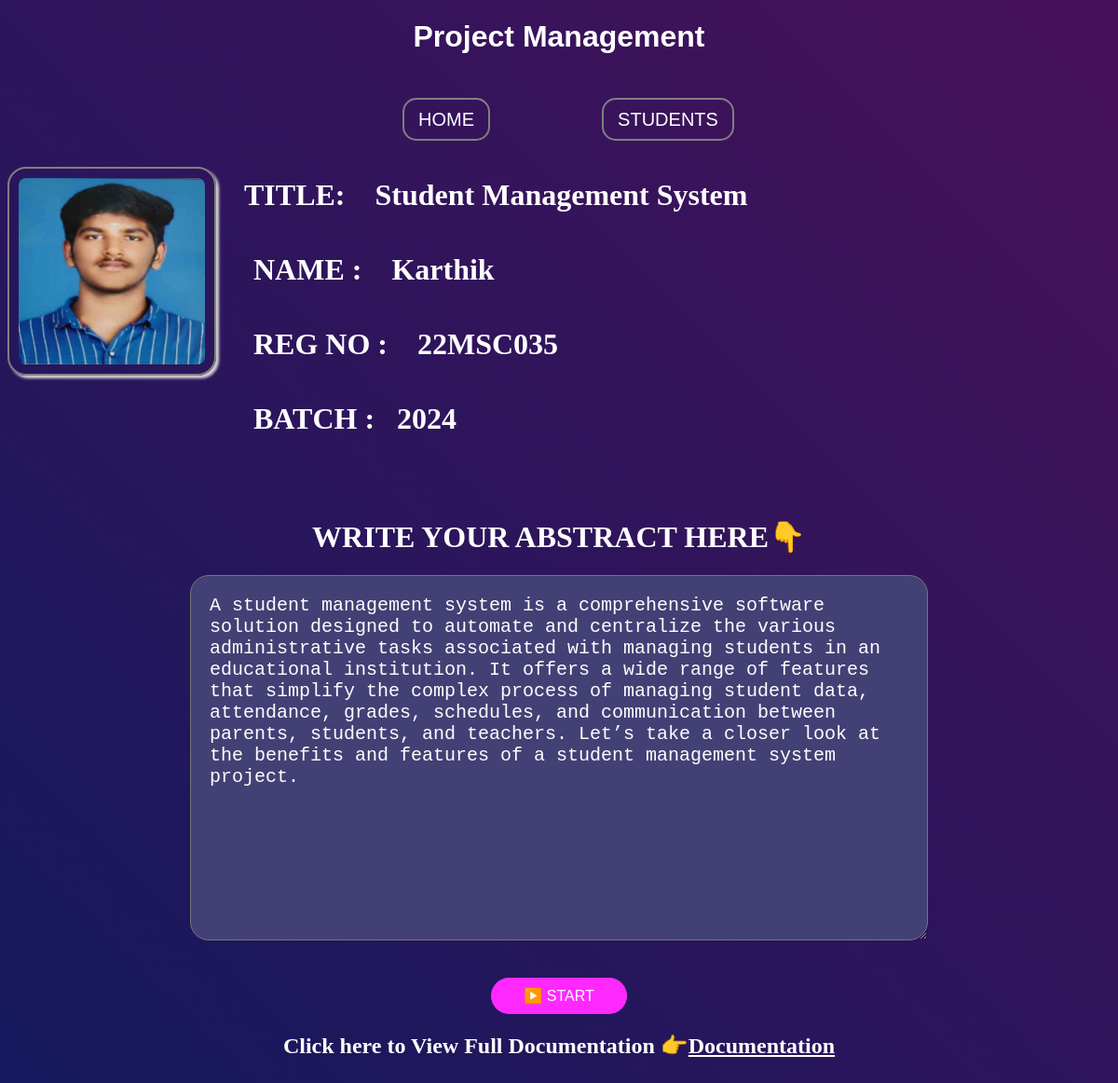
The page /project/Karthik on the database its author committed.
### Reader/models.py (models this page shows, shortened)
class Student(models.Model):
    image=models.ImageField(upload_to="Media/Student_img",null=True)
    project=models.CharField(max_length=200)
    name=models.CharField(max_length=100)
    rollno=models.CharField(max_length=100)
    batch=models.IntegerField(max_length=5,null=True)
    abstract=models.CharField(max_length=5000,null=True)
    link=models.CharField(max_length=500,null=True)

### Reader/views.py (the view)
# urls.py: path('project/<str:name>',views.PROJECT_DETAILS,name='project_details'),
def PROJECT_DETAILS(request,name):
    student=Student.objects.filter(name=name)
    context={
        'student':student,
    }
    return render(request,'main/Project.html',context)

### template/main/Project.html (shortened to what this page needs)
 {% load static %}
 <!DOCTYPE html>
<html lang="en">
<head>
    <link rel="stylesheet" href="{% static 'assets/css/main.css'%}">
</head>
<body>
    <div class="container1">
        <div class="title">
            <h1 style="color: #fff;"> Project Management</h1>
        </div>
    </div>
    <div class="container2">
        <div class="navbar">
            <a href="{% url 'home' %}" style="color: #fff;">HOME</a>
        </div>
        <div class="navbar">
            <a href="{% url 'student' %}" style="color: #fff;">STUDENTS</a>
        </div>
    </div>
    {%for i in student%}
    <div class="container4">
        <div>
            <img src="{{i.image.url}}" alt="Display_student_image">
        </div>
        <div class="project_title">
            <div class="title1">
                <h1 >TITLE:&nbsp;&nbsp;&nbsp; {{i.project}}</h1>
            </div>
            <div class="name">
                <h1>NAME :&nbsp;&nbsp;&nbsp; {{i.name}} </h1>
            </div>
            <div class="roll">
                <h1>REG NO :&nbsp;&nbsp;&nbsp; {{i.rollno}}  </h1>
            </div>
            <div class="roll">
                <h1>BATCH :&nbsp;&nbsp;&nbsp;{{i.batch}}</h1>
            </div>
        </div>
    </div>
    <div >
        <div>
            <h1 style="text-align: center;color: #fff; margin-top:150px;">WRITE YOUR ABSTRACT HERE👇</h1>
        </div>
        <div style="align-items: center; display:flex;justify-content:center;flex-direction: column;" class="speech">
            <textarea>{{i.abstract}}</textarea>
            <button>▶️ START</button>
        </div>
        <div >
            <h2 style="text-align: center;color: #fff; padding-bottom:50px;">Click here to View Full Documentation 👉<a href="{{i.link}}" style="color: #fff;">Documentation</h2></a>
        </div>
    </div>
    {%endfor%}
</body>
</html>

### static/assets/css/main.css (style rules this page uses)
.title h1 { margin-bottom: 50px; display: flex; justify-content: center; flex-wrap: wrap; font-family: Arial, Helvetica, sans-serif; height: 100%; width: 100%; }
.container2 { margin-top: 20px; display: flex; justify-content:center; flex-wrap: wrap; padding: 9px; }
.navbar a { border: 2px solid grey; padding: 10px; padding-left: 15px; padding-right: 15px; text-decoration: none; font-size: 20px; color: black; font-family: Arial, Helvetica, sans-serif; margin-left: 70px; margin-right: 50px; border-radius: 15px; }
.container4 { display: flex; margin-top: 20px; }
.container4 img { height: 200px; width: 200px; border-radius: 20px; margin-top: 10px; margin-right: 20px; border: 2px solid grey; padding: 10px; box-shadow: 3px 3px 3px rgb(213, 211, 211); }
.project_title { display: flex; flex-direction: column; width: 100%; height: 100px; }
.title1 { padding-left: 10px; width: 100%; }
.title1 h1 { color: #fff; }
.name { padding-left: 20px; width: 100%; }
.name h1 { color: #fff; }
.roll { padding-left: 20px; width: 100%; }
.roll h1 { color: #fff; }
.speech textarea { width: 750px; height: 350px; margin-bottom: 20px; background-color: #434075; color: #fff; padding: 20px; font-size: 20px; border-radius: 20px; }
.speech button { margin-top: 20px; background-color: #ff29ff; color: #fff; font-size: 16px; padding: 10px 35px; border-radius: 30px; border: 0; }

### template/main/Project.html (style rules this page uses)
body { background: linear-gradient(45deg,#14195d,#47115a); }

### rows shown on the page
Student: image (picture), project "Student Management System", name "Karthik", rollno "22MSC035", batch "2024", abstract "A student management system is a comprehensive software solution designed to automate and centralize the various administrative tasks associated with managing students in an educational institution. It offers a wide range of features that simplify the complex process of managing student data, attendance, grades, schedules, and communication between parents, students, and teachers. Let’s take a closer look at the benefits and features of a student management system project."
